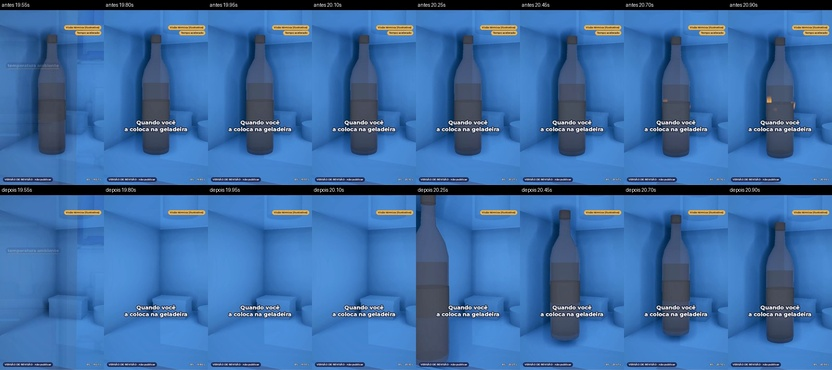
#> input picture episodio_02_geladeira/episodio/previas_r11/folha_garrafa.jpg, 832 x 370 px, shrunk from 1728 x 768 before the run
$ python -i medir_ao.py   (imports and definitions only)
#> lines starting #> are read from the running program, lines starting #| are printed output that depends on the picture
"""Rodada 7: comparativo CONTROLADO do AO (mesmos quadros, câmeras e luz) — variantes 'atual', 'corte' (AO com corte),
'tampa' (AO com corte + tampas sem AO) e 'plana' (G-buffer com tampas planas no plano de corte). Regiões definidas no quadro
ATUAL e usadas em todas: tampas (amarelo do corte), faixa de 8 px vizinha às tampas, resto. Medidas (luma 0–255):
 · granulado = média de |img − gauss(img, σ 1,2)| (alta frequência) por região;
 · sombreamento = brilho médio da região − o do atual (negativo = mais oclusão);
 · estabilidade = detector absoluto nos 12 quadros seguidos (blocos 16×16 que vão e voltam).
Uso: python3 medir_ao.py <pasta_seq>  → relatorios/comparativo_ao.json"""
import os, sys, json
import numpy as np
from PIL import Image, ImageFilter
from scipy.ndimage import binary_dilation
base = sys.argv[1]; VARS = [v for v in ['atual', 'corte', 'tampa', 'plana', 'tampa_s', 'plana_m'] if os.path.isdir(os.path.join(base, v))]; res = {}
def L(f): return np.asarray(Image.open(f).convert('L'), np.float32)
def hf(f): im = Image.open(f).convert('L'); return np.abs(np.asarray(im, np.float32) - np.asarray(im.filter(ImageFilter.GaussianBlur(1.2)), np.float32))
#> called with f = 'previas_r11/folha_garrafa.jpg'
#> after `im = Image.open(f).convert('L')`:
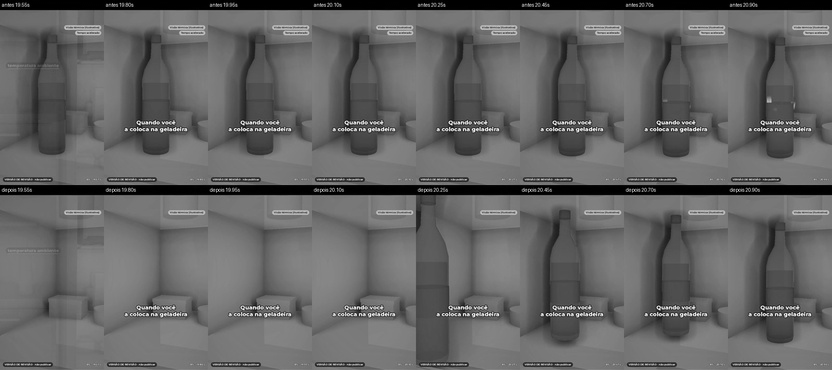
#> im: PIL image 832x370 L; min 0, max 255, mean 100.5
#> after `return np.abs(np.asarray(im, np.float32) - np.asarray(im.filter(ImageF`:
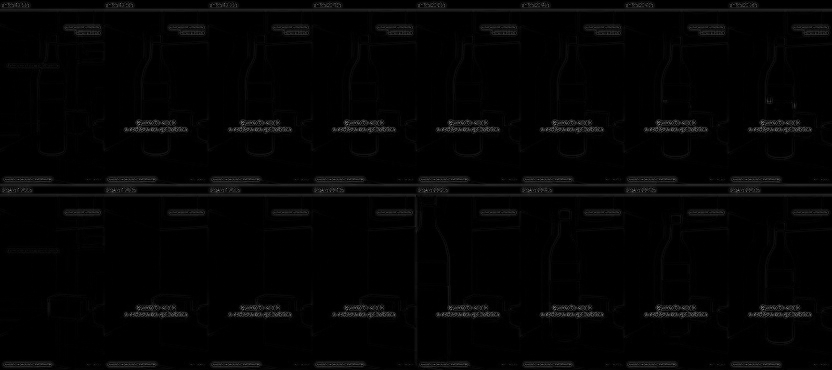
#> returned value: shape (370, 832) float32; min 0, max 135, mean 3.9
def mascara_tampa(f):
    a = np.asarray(Image.open(f).convert('HSV'), np.float32); h, s, v = a[..., 0] * 360 / 255, a[..., 1] / 255, a[..., 2] / 255
    return (h > 30) & (h < 60) & (s > 0.40) & (v > 0.45)
def piscantes(fs):
    n = 0
    for k in range(1, len(fs) - 1):
        a, b, c = L(fs[k - 1]), L(fs[k]), L(fs[k + 1]); d1, d2 = b - a, c - b
        alt = (np.abs(d1) > 30) & (np.abs(d2) > 30) & (np.sign(d1) != np.sign(d2)); H, W = alt.shape; h, w = H // 16 * 16, W // 16 * 16
        n += int((alt[:h, :w].reshape(h // 16, 16, w // 16, 16).mean((1, 3)) >= 0.25).sum())
    return n
# [18 lines not run here, left out]

>>> result = hf('previas_r11/folha_garrafa.jpg')

$ run again, on episodio_02_geladeira/relatorios/antes_depois_v2_2.jpg
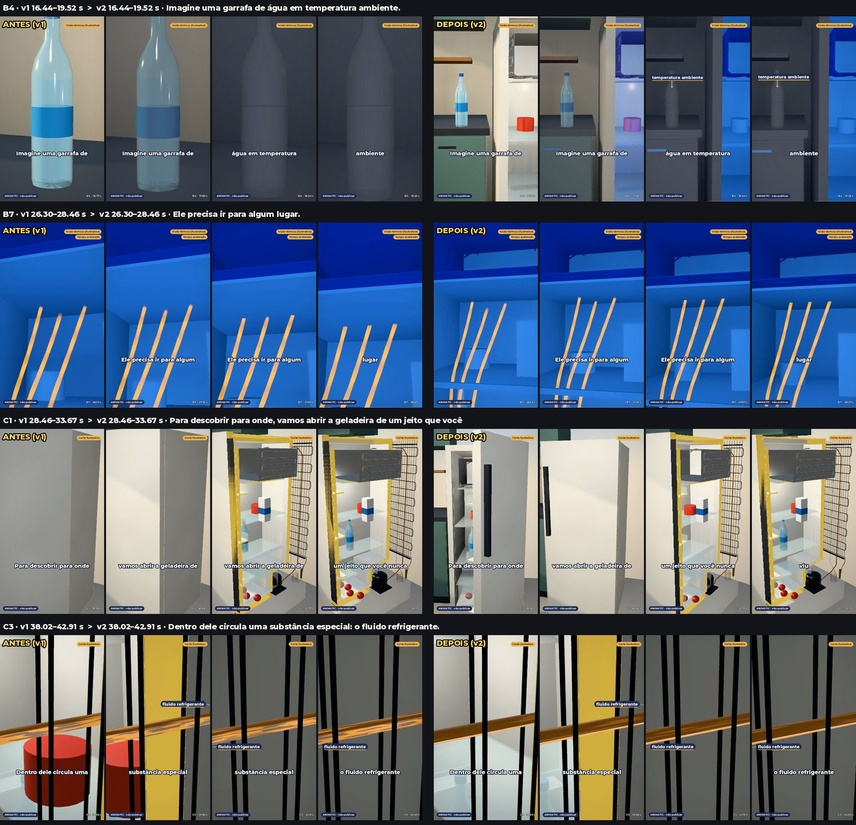
#> input picture episodio_02_geladeira/relatorios/antes_depois_v2_2.jpg, 856 x 825 px, shrunk from 1776 x 1712 before the run
#> in hf, `im = Image.open(f).convert('L')`:
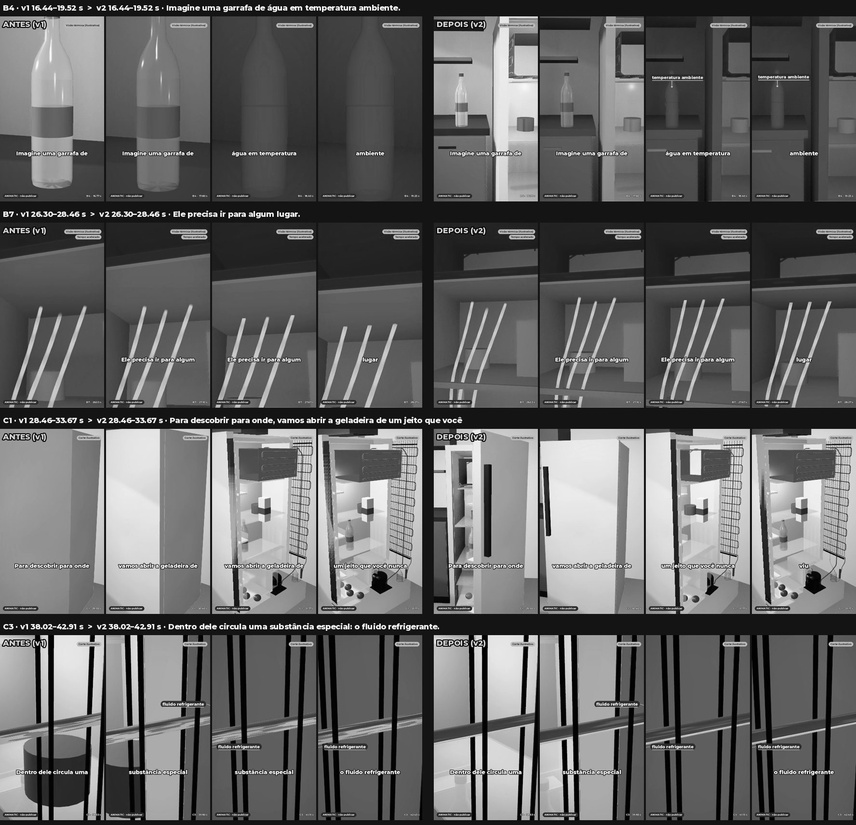
#> im: PIL image 856x825 L; min 0, max 255, mean 100
#> in hf, `return np.abs(np.asarray(im, np.float32) - np.asarray(im.filter(ImageF`:
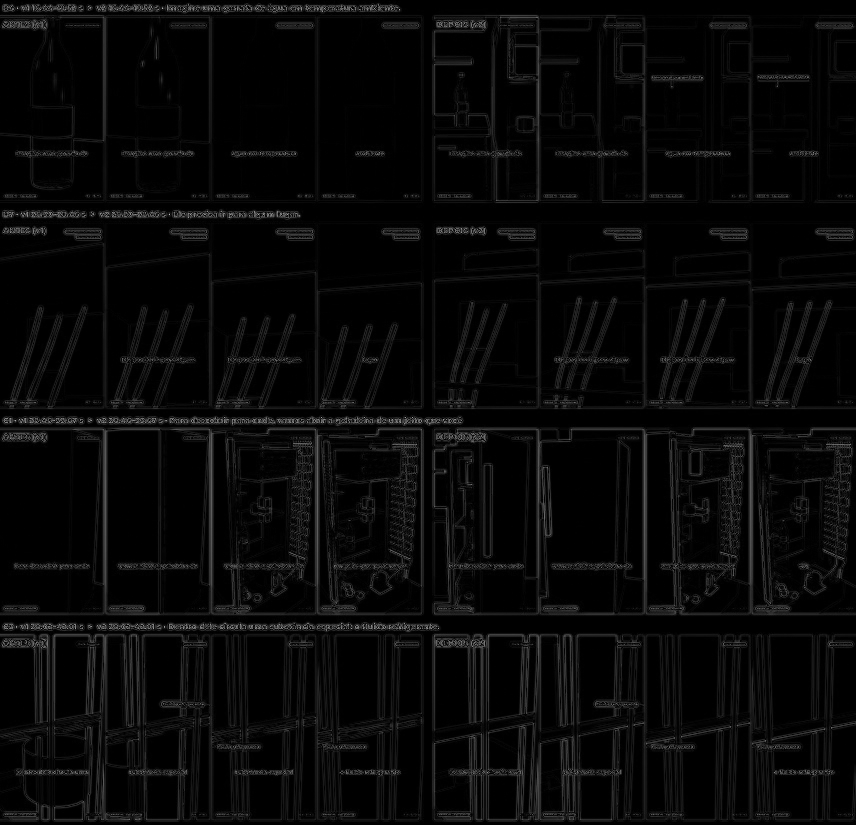
#> returned value: shape (825, 856) float32; min 0, max 190, mean 8.2

$ run again, on episodio_02_geladeira/relatorios/antes_depois_v2_3.jpg
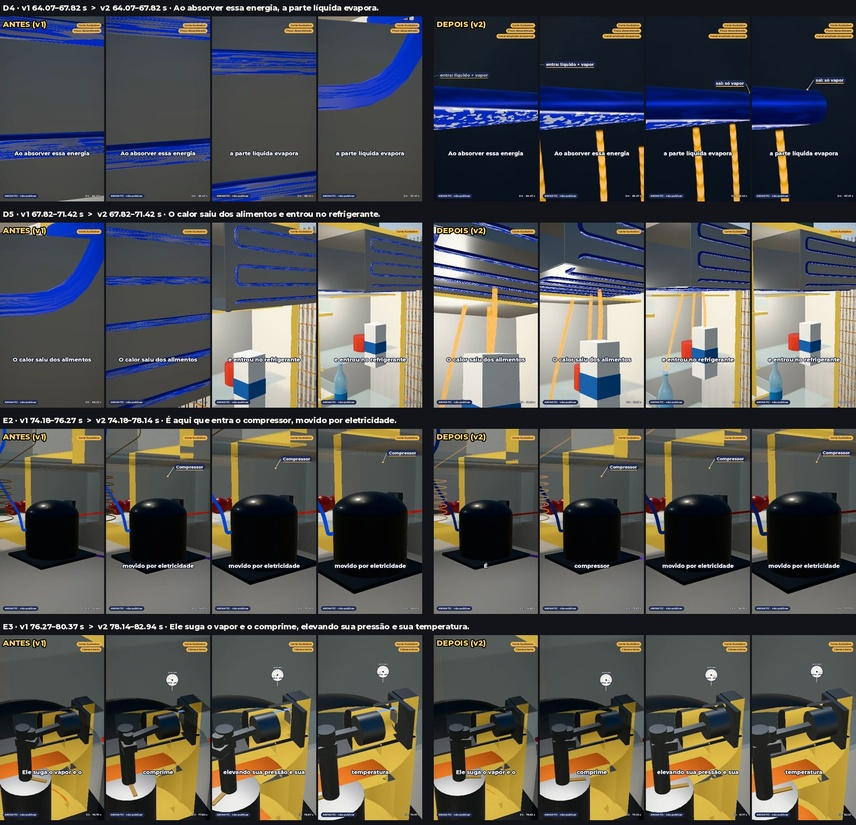
#> input picture episodio_02_geladeira/relatorios/antes_depois_v2_3.jpg, 856 x 825 px, shrunk from 1776 x 1712 before the run
#> in hf, `im = Image.open(f).convert('L')`:
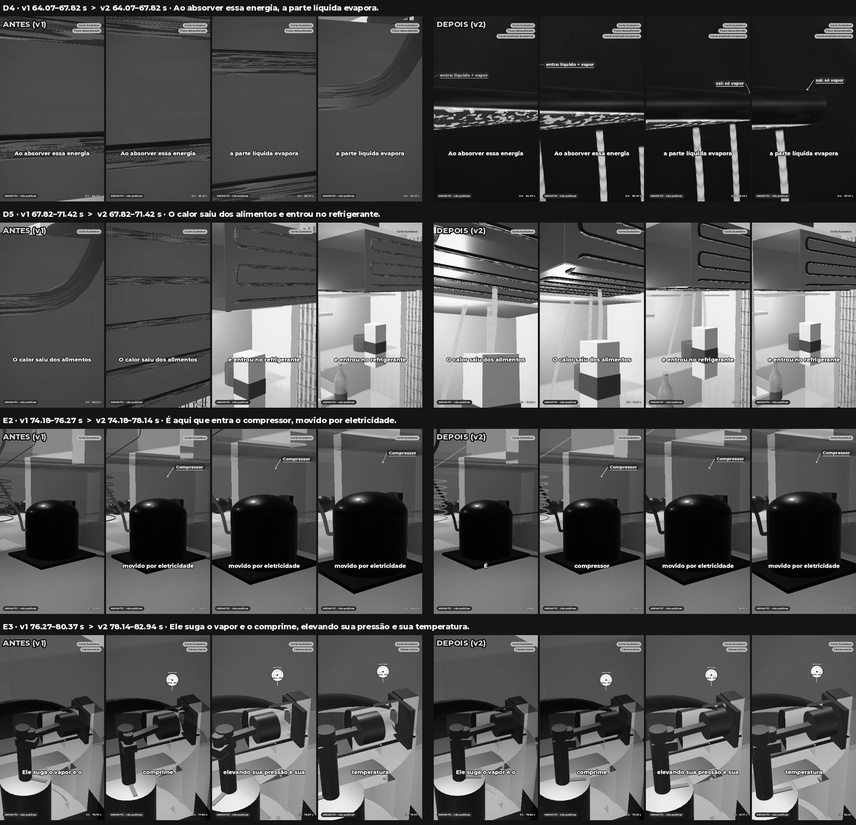
#> im: PIL image 856x825 L; min 0, max 255, mean 81.5
#> in hf, `return np.abs(np.asarray(im, np.float32) - np.asarray(im.filter(ImageF`:
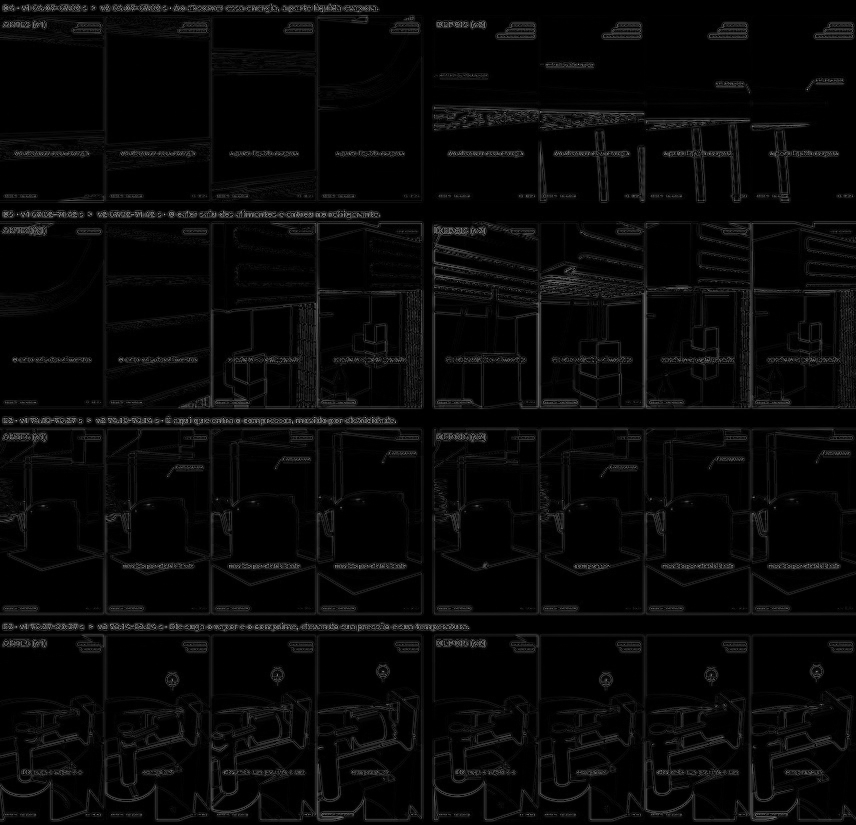
#> returned value: shape (825, 856) float32; min 0, max 188, mean 7.6
